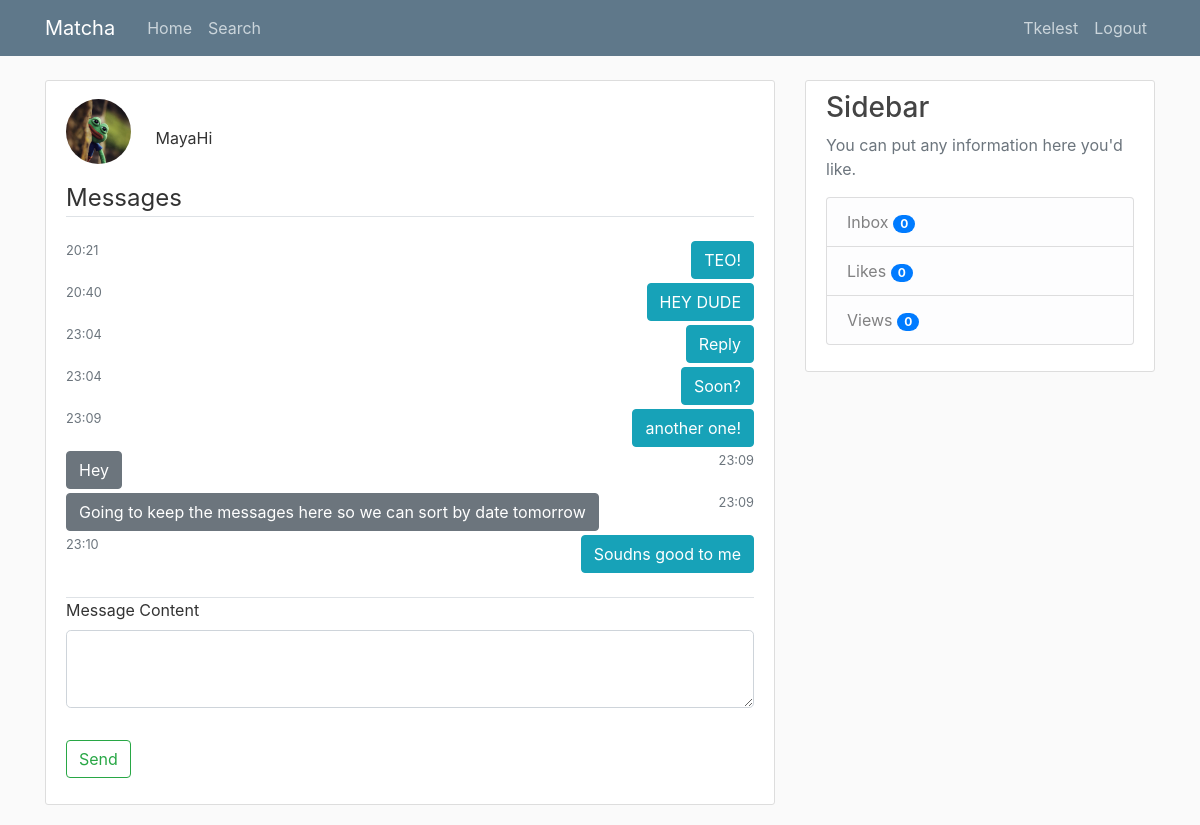
The app's page /messages/2 (signed in), older data.
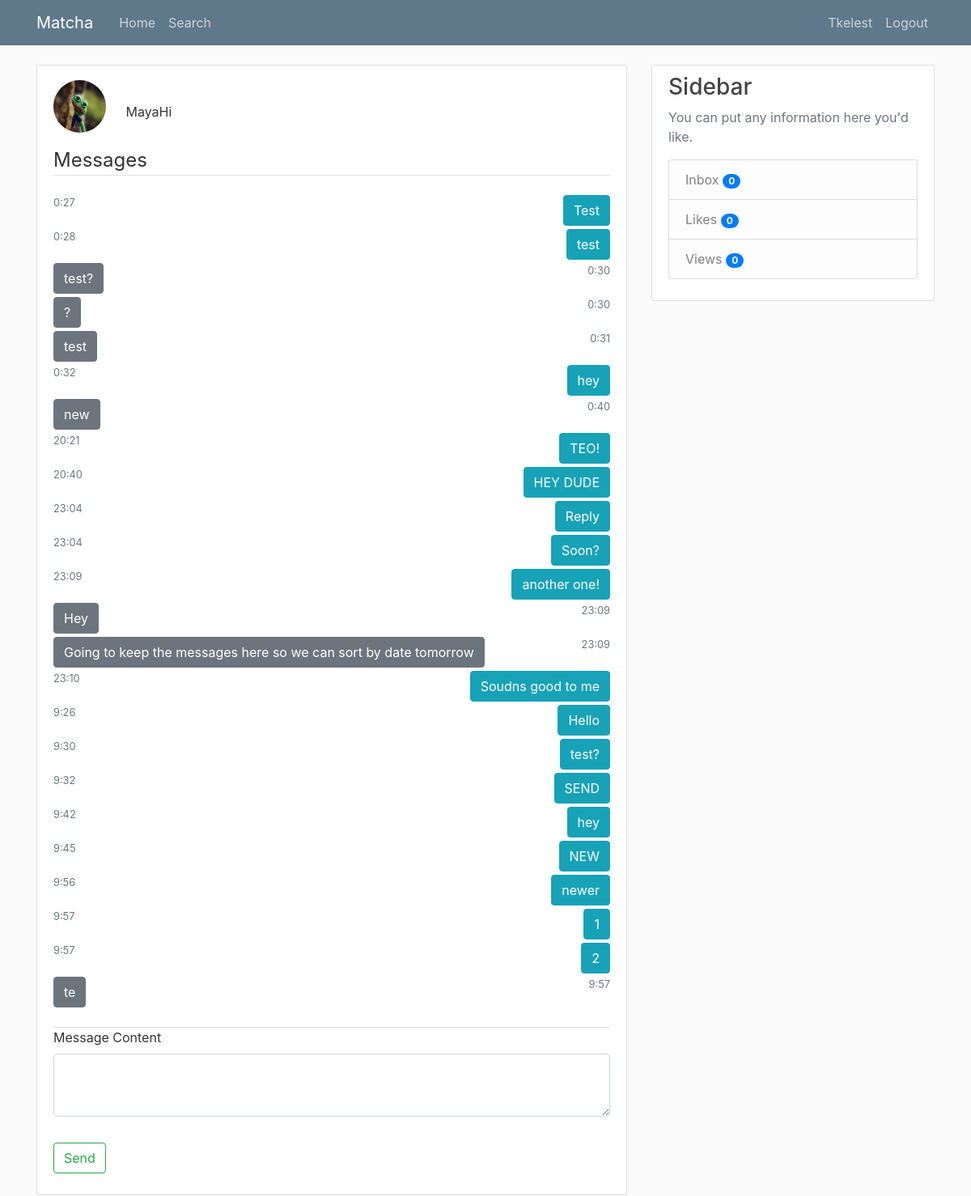
The same page, newer data.
### tables this page shows
CREATE TABLE users (
            user_id INTEGER PRIMARY KEY AUTOINCREMENT,
            firstname TEXT NOT NULL,
            lastname TEXT NOT NULL,
            age INTEGER NOT NULL,
            birthdate TEXT NOT NULL,
            username TEXT NOT NULL,
            email TEXT NOT NULL,
            password TEXT NOT NULL,
            gender TEXT NOT NULL,
            sexual_pref TEXT NULL,
            biography TEXT NULL,
            famerating INTEGER DEFAULT 100,
            image_file_p TEXT DEFAULT "default.jpg",
            image_file_1 TEXT NULL,
            image_file_2 TEXT NULL,
            image_file_3 TEXT NULL,
            image_file_4 TEXT NULL,
            image_file_5 TEXT NULL,
            geo_track TEXT DEFAULT "1",
            location_city TEXT NULL,
            location_region TEXT NULL
            );

CREATE TABLE messages (
            id INTEGER PRIMARY KEY AUTOINCREMENT,
            recipient INTEGER NULL,
            content TEXT NULL,
            date TEXT NULL,
            time TEXT NULL,
            user_id INTEGER NOT NULL,
            FOREIGN KEY (user_id)
                REFERENCES users (user_id) 
            );

### matcha/routes.py (the view, shortened to what this page needs)
@app.route('/messages/<user_id>', methods=['GET', 'POST'])
@login_required
def messages(user_id):
    form = MessagesForm()
    conn = sql.connect('matcha\\users.db')
    cur = conn.cursor()
    cur.execute("SELECT * FROM messages WHERE user_id=:currentuser AND recipient=:recipient", {'currentuser': current_user.user_id, 'recipient': user_id})
    messages1 = cur.fetchall()
    cur.execute("SELECT * FROM messages WHERE messages.user_id=:seconduser AND messages.recipient=:currentuser", {'seconduser': user_id, 'currentuser': current_user.user_id})
    messages2 = cur.fetchall()
    print ('messages from clicked user', len(messages2))
    update_message_notification(conn, cur, len(messages2), user_id, current_user.user_id)
    cur.execute("SELECT image_file_p, username, user_id FROM users WHERE user_id=:seconduser", {'seconduser': user_id})
    seconduser_data = cur.fetchone()
    conn.close()
    messages1 = messages1 if messages1 else [(None, None, '. . .', None, '', None)]
    messages2 = messages2 if messages2 else [(None, current_user.user_id, '. . .', None, '', None)]
    messages3 = []
    messages3 = messages1 + messages2
    def getKey(item):
        return item[4]
    messages3 = sorted(messages3, key=getKey)
    return render_template('messages.html', title='Messages', form=form, messages1=messages1, messages2=messages2, seconduser_data=seconduser_data, messages3=messages3)

### matcha/forms.py
class MessagesForm(FlaskForm):
    message_content = TextAreaField('Message Content',
                                    validators=[DataRequired()])
    submit          = SubmitField('Send')

### matcha/dbfunctions.py (called while the page is built)
def update_message_notification(conn, cur, updated_message, user_id, current_user_id):
    with conn:
        cur.execute("""UPDATE message_notifications SET new_messages=:new_messages
                    WHERE last_seen_user_id=:last_seen_user_id AND user_id=:user_id
                    """, {'new_messages': updated_message, 'last_seen_user_id': user_id, 'user_id': current_user_id})

### matcha/models.py (called while the page is built)
@login_manager.user_loader
def load_user(id):
    conn = sql.connect('matcha\\users.db')
    cur = conn.cursor()
    cur.execute("SELECT * from users where email = (?)", [id])
    userrow = cur.fetchone()
    user = User(userrow[0], userrow[1], userrow[2], userrow[3], userrow[4],
            userrow[5], userrow[6], userrow[7], userrow[8], userrow[9],
            userrow[10], userrow[11], userrow[12], userrow[13], userrow[14],
            userrow[15], userrow[16], userrow[17], userrow[18], userrow[19],
            userrow[20])
    return (user)

### matcha/templates/messages.html (shortened to what this page needs)
{% extends "layout.html" %}
{% block content %}
<div class="content-section">
    <form method="POST" action="">
        <div class="mt-2">
            <img class="rounded-circle account-img-fillers" src="/static/profile_pics/{{ seconduser_data[0] }}">
            {{ seconduser_data[1] }}
        </div>
        <fieldset class="form-group">
            <legend class="border-bottom mb-4">Messages</legend>
            <div class="mb-4">
                {% for message in messages3 %}
                    {% if message[1] != current_user.user_id %}
                    <div class="mb-1 text-left">
                        <button type="button" class="btn btn-secondary">{{ (message[2]) }}</button>
                        <small class="text-muted pull-right">{{ message[4][:-3] }}</small><br>
                    </div>
                    {% else %}
                    <div class="mb-1 text-right">
                        <small class="text-muted pull-left">{{ message[4][:-3] }}</small>
                        <button type="button" class="btn btn-info">{{ message[2] }}</button><br>
                    </div>
                    {% endif %}
                {% endfor %}
            </div>
            <div class="form-group border-top">
                {{ form.message_content.label(class="form-control-label") }}
                {% if form.message_content.errors %}
                {{ form.message_content(class="form-control form-control-lg is-invalid") }}
                <div class="invalid-feedback">
                    {% for error in form.message_content.errors %}
                        <span>{{ error }}</span>
                    {% endfor %}
                </div>
            {% else %}
                {{ form.message_content(class="form-control form-control-lg") }}
            {% endif %}
            </div>
        </fieldset>
        <div class="form-group">
            {{ form.submit(class="btn btn-outline-success") }}
        </div>
    </form>
</div>
{% endblock content %}

### matcha/templates/layout.html (shortened to what this page needs)
<!DOCTYPE html>
<html lang="en">
<head>
    <link rel="stylesheet" href="https://stackpath.bootstrapcdn.com/bootstrap/4.3.1/css/bootstrap.min.css">
    <link rel="stylesheet" type="text/css" href="{{ url_for('static', filename='main.css') }}">
    <link rel="stylesheet" href="https://cdnjs.cloudflare.com/ajax/libs/font-awesome/4.7.0/css/font-awesome.min.css">
</head>
<body>
    <header class="site-header">
        <nav class="navbar navbar-expand-md navbar-dark bg-steel fixed-top">
            <div class="container">
                <a class="navbar-brand mr-4" href="/">Matcha</a>
                <div class="collapse navbar-collapse" id="navbarToggle">
                    <div class="navbar-nav mr-auto">
                        {% if current_user.is_authenticated %}
                        <a class="nav-item nav-link" href="{{ url_for('home') }}">Home</a>
                        <a class="nav-item nav-link" href="{{ url_for('search') }}">Search</a>
                        {% else %}
                        <a class="nav-item nav-link" href="{{ url_for('home') }}">Home</a>
                        <a class="nav-item nav-link" href="{{ url_for('about') }}">About</a>
                        {% endif %}
                    </div>
                    <div class="navbar-nav">
                        {% if current_user.is_authenticated %}
                            <a class="nav-item nav-link" href="{{ url_for('account') }}">{{ current_user.username }}</a>
                            <a class="nav-item nav-link align-middle" href="{{ url_for('logout') }}">Logout</a>
                        {% else %}
                            <a class="nav-item nav-link" href="{{ url_for('register') }}">Register</a>
                            <a class="nav-item nav-link" href="{{ url_for('login') }}">Login</a>
                        {% endif %}
                    </div>
                </div>
            </div>
        </nav>
    </header>
    <main role="main" class="container">
        <div class="row">
            <div class="col-md-8">
                {% block content %}{% endblock %}
            </div>
            {% if current_user.is_authenticated %}
            <div class="col-md-4">
                <div class="content-section">
                    <h3>Sidebar</h3>
                    <p class='text-muted'>You can put any information here you'd like.
                    <ul class="list-group">
                        <a href="{{ url_for('inbox') }}" class="list-group-item list-group-item-light">Inbox
                            <span id="inbox_count" class="badge badge-pill badge-primary"></span>
                        </a>
                        <a href="{{ url_for('likes') }}" class="list-group-item list-group-item-light">Likes
                            {% set new_messages = current_user.age %}
                            <span id="likes_count" class="badge badge-pill badge-primary"></span>
                        </a>
                        <a href="{{ url_for('views') }}" class="list-group-item list-group-item-light">Views
                            <span id="views_count" class="badge badge-pill badge-primary"></span>
                        </a>
                    </ul>
                    </p>
                </div>
            </div>
            {% endif %}
        </div>
    </main>
</body>
</html>

### matcha/static/main.css (style rules this page uses)
body { background: #fafafa; color: #333333; margin-top: 5rem; }
h1, h2, h3, h4, h5, h6 { color: #444444; }
.bg-steel { background-color: #5f788a; }
.site-header .navbar-nav .nav-link { color: #cbd5db; }
.content-section { background: #ffffff; padding: 10px 20px; border: 1px solid #dddddd; border-radius: 3px; margin-bottom: 20px; }
.account-img-fillers { height: 65px; width: 65px; margin-right: 20px; margin-bottom: 16px; }

Row changes from the older to the newer data that the page shows:
added messages: time "0:27", content "Test"
added messages: time "0:28", content "test"
added messages: content "test?", time "0:30"
added messages: content "?", time "0:30"
added messages: content "test", time "0:31"
added messages: time "0:32", content "hey"
added messages: content "new", time "0:40"
added messages: time "9:26", content "Hello"
added messages: time "9:30", content "test?"
added messages: time "9:32", content "SEND"
added messages: time "9:42", content "hey"
added messages: time "9:45", content "NEW"
added messages: time "9:56", content "newer"
added messages: time "9:57", content "1"
added messages: time "9:57", content "2"
added messages: content "te", time "9:57"
